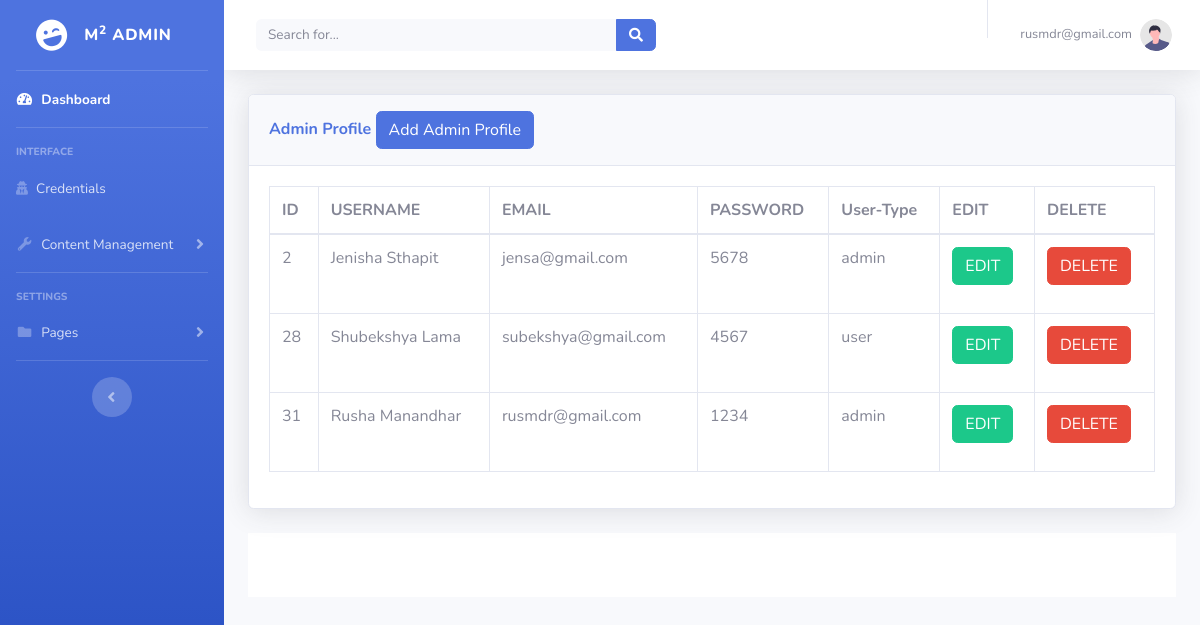
Before: /admin/register.php (signed in) with the older database file.
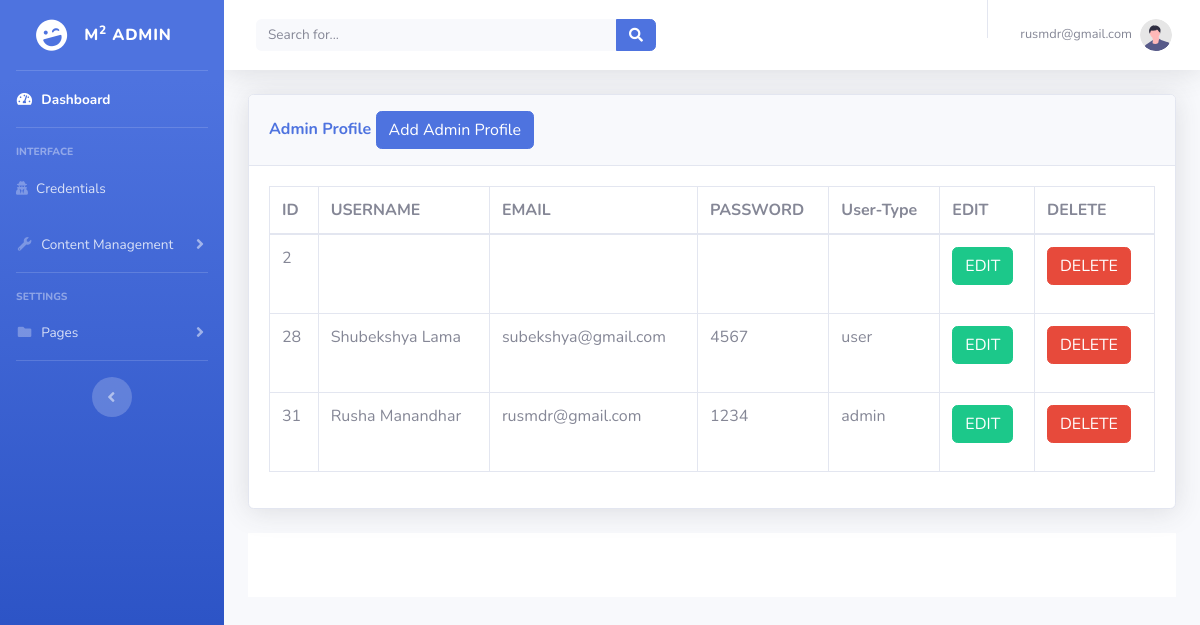
After: the same page with the newer database file.
### tables this page shows
CREATE TABLE `register` (
  `id` int(11) NOT NULL,
  `username` varchar(50) DEFAULT NULL,
  `email` varchar(150) DEFAULT NULL,
  `password` varchar(50) DEFAULT NULL,
  `usertype` varchar(20) NOT NULL
);

### admin/register.php (the view, shortened to what this page needs)
<?php
include('security.php');
include('includes/header.php');
include('includes/navbar.php');
?>
<div class="container-fluid">
    <div class="card shadow mb-4">
        <div class="card-header py-3">
        <h6 class="m-0 font-weight-bold text-primary">Admin Profile
            <button type="button" class="btn btn-primary" data-toggle="modal" data-target="#addadminprofile">
                Add Admin Profile
            </button>
        </h6>
</div>
<div class="card-body">
    <div class="table-responsive">
    <?php
        $query="SELECT* FROM register";
        $result=mysqli_query($connection, $query);
    ?>
        <table class="table table-bordered" id="dataTable" with="100%" cellspacing="0">
            <thead>
                <tr>
                    <th>ID</th>
                    <th>USERNAME</th>
                    <th>EMAIL</th>
                    <th>PASSWORD</th>
                    <th>User-Type</th>
                    <th>EDIT</th>
                    <th>DELETE</th>
                </tr>
            </thead>
            <tbody>
                <?php
                    if(mysqli_num_rows($result)>0)
                    {
                        while($row=mysqli_fetch_assoc($result))
                        {
                            ?>
                            <tr>
                                <td><?php echo $row['id']; ?></td>
                                <td><?php echo $row['username']; ?></td>
                                <td><?php echo $row['email']; ?></td>
                                <td><?php echo $row['password']; ?></td>
                                <td><?php echo $row['usertype']; ?></td>
                                <td>
                                    <form action="register_edit.php" method="POST">
                                        <button type="submit" name="edit_btn" class="btn btn-success">EDIT</button>
                                    </form>
                                </td>
                                <td>
                                    <form action="code.php" method="POST">
                                        <button type="submit" name="delete_btn" class="btn btn-danger">DELETE</button>
                                    </form>
                                </td>
                            </tr>
                            <?php
                        }
                    }
                    else
                    {
                        echo "No Records Found!";
                    }
                ?>
            </tbody>
        </table>
    </div>
</div>
</div>
<?php
include('includes/footer.php');
?>

Changed rows visible on the page:
changed register id 2: username "Jenisha Sthapit" → (not shown); email "jensa@gmail.com" → (not shown); password "5678" → (not shown); usertype "admin" → (not shown)
